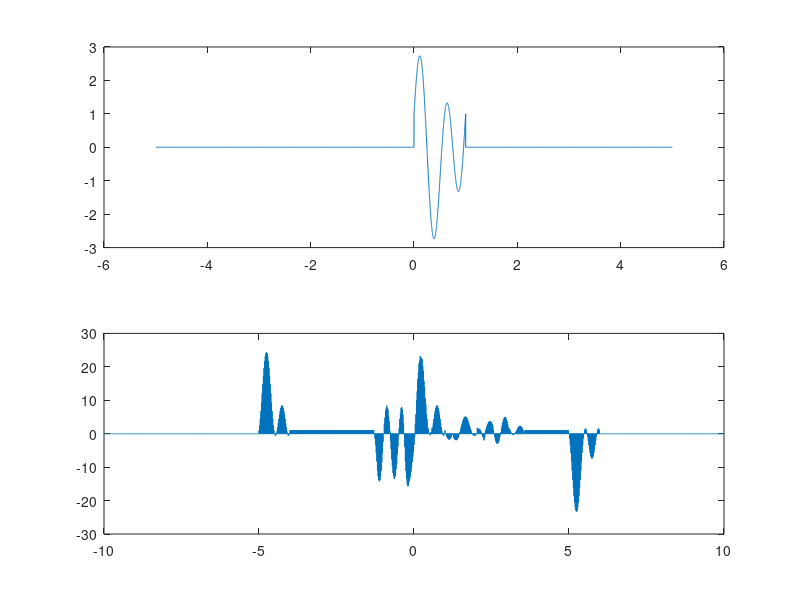
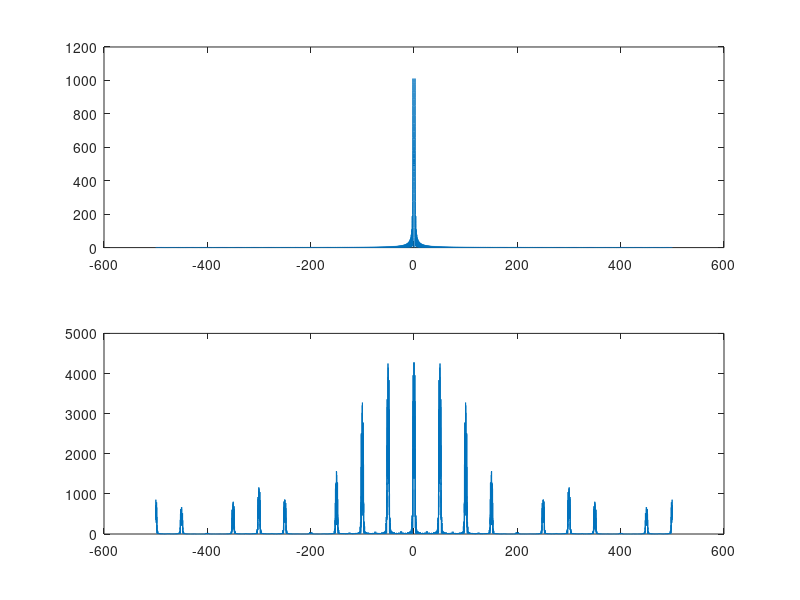

MATLAB code to generate these figures, in order:
tr = 0.001;
Ts = 0.02;
t1 = -5 : tr : 0-tr;
t2 = 0 : tr : 1;
t3 = 1+tr : tr : 5;
t = [t1 t2 t3];
lt = length(t);

x = [zeros(1,length(t1)) cos(2*pi*t2)+2*sin(4*pi*t2) zeros(1,length(t3))];
h = zeros(1,lt);
for k = 1 : lt
    if(rem(t(k),Ts) == 0)
        if(t(k) ~= 5)
            h(k : k+4) = 1;
        end
    end
end
im_train = zeros(1,lt);
for k = 1 : lt
    if(rem(t(k),Ts) == 0)
        im_train(k) = 1;
    end
end


x_delta = x.*im_train;
s = conv(x_delta,h);
%disp(length(x));
%disp(length(im_train));
%disp(length(x_delta));
%disp(length(s));
%disp(lt)

ts = -10 : tr : 10;

figure;
subplot(2,1,1); plot(t,x);
subplot(2,1,2); plot(ts,s);



lt = 2^ceil(log2(lt));
f = ((-lt/2) : (lt/2)-1)/(lt*tr);
X = fftshift(fft(x,lt));
S = fftshift(fft(x_delta,lt)).*fftshift(fft(h,lt));

figure;
subplot(2,1,1); plot(f,abs(X));
subplot(2,1,2); plot(f,abs(S));





